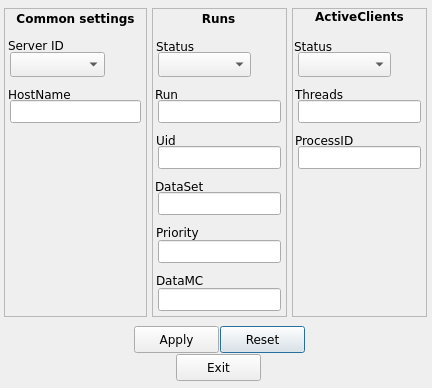
<?xml version="1.0" encoding="UTF-8"?>
<ui version="4.0">
 <class>FilterDialog</class>
 <widget class="QDialog" name="FilterDialog">
  <property name="windowModality">
   <enum>Qt::ApplicationModal</enum>
  </property>
  <property name="geometry">
   <rect>
    <x>0</x>
    <y>0</y>
    <width>432</width>
    <height>388</height>
   </rect>
  </property>
  <property name="font">
   <font>
    <family>DejaVu LGC Sans</family>
    <weight>50</weight>
    <bold>false</bold>
   </font>
  </property>
  <property name="windowTitle">
   <string>Filter settings</string>
  </property>
  <property name="modal">
   <bool>true</bool>
  </property>
  <widget class="QPushButton" name="pbReset">
   <property name="geometry">
    <rect>
     <x>220</x>
     <y>326</y>
     <width>85</width>
     <height>27</height>
    </rect>
   </property>
   <property name="text">
    <string>Reset</string>
   </property>
  </widget>
  <widget class="QPushButton" name="pbApply">
   <property name="geometry">
    <rect>
     <x>134</x>
     <y>326</y>
     <width>85</width>
     <height>27</height>
    </rect>
   </property>
   <property name="text">
    <string>Apply</string>
   </property>
  </widget>
  <widget class="QPushButton" name="pbCancel">
   <property name="geometry">
    <rect>
     <x>176</x>
     <y>354</y>
     <width>85</width>
     <height>27</height>
    </rect>
   </property>
   <property name="text">
    <string>Exit</string>
   </property>
  </widget>
  <widget class="QFrame" name="frame">
   <property name="geometry">
    <rect>
     <x>4</x>
     <y>8</y>
     <width>143</width>
     <height>309</height>
    </rect>
   </property>
   <property name="frameShape">
    <enum>QFrame::StyledPanel</enum>
   </property>
   <property name="frameShadow">
    <enum>QFrame::Raised</enum>
   </property>
   <widget class="QLabel" name="label_6">
    <property name="geometry">
     <rect>
      <x>4</x>
      <y>78</y>
      <width>137</width>
      <height>16</height>
     </rect>
    </property>
    <property name="text">
     <string>HostName</string>
    </property>
   </widget>
   <widget class="QLabel" name="label">
    <property name="geometry">
     <rect>
      <x>4</x>
      <y>26</y>
      <width>135</width>
      <height>23</height>
     </rect>
    </property>
    <property name="text">
     <string>Server ID</string>
    </property>
   </widget>
   <widget class="QLabel" name="label_4">
    <property name="geometry">
     <rect>
      <x>2</x>
      <y>2</y>
      <width>139</width>
      <height>16</height>
     </rect>
    </property>
    <property name="font">
     <font>
      <weight>75</weight>
      <bold>true</bold>
     </font>
    </property>
    <property name="text">
     <string>Common settings</string>
    </property>
    <property name="alignment">
     <set>Qt::AlignCenter</set>
    </property>
   </widget>
   <widget class="QLineEdit" name="pcHostName">
    <property name="geometry">
     <rect>
      <x>6</x>
      <y>92</y>
      <width>131</width>
      <height>23</height>
     </rect>
    </property>
   </widget>
   <widget class="QComboBox" name="pcServer">
    <property name="geometry">
     <rect>
      <x>6</x>
      <y>44</y>
      <width>95</width>
      <height>25</height>
     </rect>
    </property>
    <item>
     <property name="text">
      <string/>
     </property>
    </item>
   </widget>
  </widget>
  <widget class="QFrame" name="frame_2">
   <property name="geometry">
    <rect>
     <x>152</x>
     <y>8</y>
     <width>135</width>
     <height>309</height>
    </rect>
   </property>
   <property name="frameShape">
    <enum>QFrame::StyledPanel</enum>
   </property>
   <property name="frameShadow">
    <enum>QFrame::Raised</enum>
   </property>
   <widget class="QLabel" name="label_3">
    <property name="geometry">
     <rect>
      <x>0</x>
      <y>2</y>
      <width>133</width>
      <height>16</height>
     </rect>
    </property>
    <property name="font">
     <font>
      <weight>75</weight>
      <bold>true</bold>
     </font>
    </property>
    <property name="text">
     <string>Runs</string>
    </property>
    <property name="alignment">
     <set>Qt::AlignCenter</set>
    </property>
   </widget>
   <widget class="QLabel" name="label_7">
    <property name="geometry">
     <rect>
      <x>4</x>
      <y>30</y>
      <width>127</width>
      <height>16</height>
     </rect>
    </property>
    <property name="text">
     <string>Status</string>
    </property>
   </widget>
   <widget class="QComboBox" name="pcRunStatus">
    <property name="geometry">
     <rect>
      <x>6</x>
      <y>44</y>
      <width>93</width>
      <height>25</height>
     </rect>
    </property>
    <item>
     <property name="text">
      <string/>
     </property>
    </item>
    <item>
     <property name="text">
      <string>ToBeRerun</string>
     </property>
    </item>
    <item>
     <property name="text">
      <string>Failed</string>
     </property>
    </item>
    <item>
     <property name="text">
      <string>Processing</string>
     </property>
    </item>
    <item>
     <property name="text">
      <string>Finished</string>
     </property>
    </item>
    <item>
     <property name="text">
      <string>Unknown</string>
     </property>
    </item>
    <item>
     <property name="text">
      <string>Allocated</string>
     </property>
    </item>
    <item>
     <property name="text">
      <string>Foreign</string>
     </property>
    </item>
    <item>
     <property name="text">
      <string>Canceled</string>
     </property>
    </item>
   </widget>
   <widget class="QLabel" name="label_8">
    <property name="geometry">
     <rect>
      <x>3</x>
      <y>78</y>
      <width>129</width>
      <height>16</height>
     </rect>
    </property>
    <property name="text">
     <string>Run</string>
    </property>
   </widget>
   <widget class="QLineEdit" name="pcRunId">
    <property name="geometry">
     <rect>
      <x>6</x>
      <y>92</y>
      <width>123</width>
      <height>23</height>
     </rect>
    </property>
   </widget>
   <widget class="QLineEdit" name="pcRunDataSet">
    <property name="geometry">
     <rect>
      <x>6</x>
      <y>184</y>
      <width>123</width>
      <height>23</height>
     </rect>
    </property>
   </widget>
   <widget class="QLabel" name="label_9">
    <property name="geometry">
     <rect>
      <x>3</x>
      <y>170</y>
      <width>129</width>
      <height>16</height>
     </rect>
    </property>
    <property name="text">
     <string>DataSet</string>
    </property>
   </widget>
   <widget class="QLabel" name="label_10">
    <property name="geometry">
     <rect>
      <x>4</x>
      <y>124</y>
      <width>127</width>
      <height>16</height>
     </rect>
    </property>
    <property name="text">
     <string>Uid</string>
    </property>
   </widget>
   <widget class="QLineEdit" name="pcUid">
    <property name="geometry">
     <rect>
      <x>6</x>
      <y>138</y>
      <width>123</width>
      <height>23</height>
     </rect>
    </property>
   </widget>
   <widget class="QLabel" name="label_11">
    <property name="geometry">
     <rect>
      <x>4</x>
      <y>216</y>
      <width>129</width>
      <height>16</height>
     </rect>
    </property>
    <property name="text">
     <string>Priority</string>
    </property>
   </widget>
   <widget class="QLineEdit" name="pcPriority">
    <property name="geometry">
     <rect>
      <x>6</x>
      <y>232</y>
      <width>123</width>
      <height>23</height>
     </rect>
    </property>
    <property name="text">
     <string/>
    </property>
   </widget>
   <widget class="QLineEdit" name="pcDataMC">
    <property name="geometry">
     <rect>
      <x>6</x>
      <y>280</y>
      <width>123</width>
      <height>23</height>
     </rect>
    </property>
    <property name="text">
     <string/>
    </property>
   </widget>
   <widget class="QLabel" name="label_12">
    <property name="geometry">
     <rect>
      <x>4</x>
      <y>264</y>
      <width>129</width>
      <height>16</height>
     </rect>
    </property>
    <property name="text">
     <string>DataMC</string>
    </property>
   </widget>
  </widget>
  <widget class="QFrame" name="frame_3">
   <property name="geometry">
    <rect>
     <x>292</x>
     <y>8</y>
     <width>135</width>
     <height>309</height>
    </rect>
   </property>
   <property name="autoFillBackground">
    <bool>false</bool>
   </property>
   <property name="frameShape">
    <enum>QFrame::StyledPanel</enum>
   </property>
   <property name="frameShadow">
    <enum>QFrame::Raised</enum>
   </property>
   <widget class="QLabel" name="label_2">
    <property name="geometry">
     <rect>
      <x>2</x>
      <y>0</y>
      <width>131</width>
      <height>17</height>
     </rect>
    </property>
    <property name="font">
     <font>
      <weight>75</weight>
      <bold>true</bold>
     </font>
    </property>
    <property name="text">
     <string>ActiveClients</string>
    </property>
    <property name="alignment">
     <set>Qt::AlignCenter</set>
    </property>
   </widget>
   <widget class="QLabel" name="label_5">
    <property name="geometry">
     <rect>
      <x>2</x>
      <y>30</y>
      <width>127</width>
      <height>16</height>
     </rect>
    </property>
    <property name="text">
     <string>Status</string>
    </property>
   </widget>
   <widget class="QComboBox" name="pcClientStatus">
    <property name="geometry">
     <rect>
      <x>6</x>
      <y>44</y>
      <width>93</width>
      <height>25</height>
     </rect>
    </property>
    <item>
     <property name="text">
      <string/>
     </property>
    </item>
    <item>
     <property name="text">
      <string>Lost</string>
     </property>
    </item>
    <item>
     <property name="text">
      <string>Unknown</string>
     </property>
    </item>
    <item>
     <property name="text">
      <string>Submitted</string>
     </property>
    </item>
    <item>
     <property name="text">
      <string>Registered</string>
     </property>
    </item>
    <item>
     <property name="text">
      <string>Active</string>
     </property>
    </item>
    <item>
     <property name="text">
      <string>TimeOut</string>
     </property>
    </item>
    <item>
     <property name="text">
      <string>Killed</string>
     </property>
    </item>
   </widget>
   <widget class="QLineEdit" name="pcThreads">
    <property name="geometry">
     <rect>
      <x>6</x>
      <y>92</y>
      <width>123</width>
      <height>23</height>
     </rect>
    </property>
   </widget>
   <widget class="QLabel" name="label_13">
    <property name="geometry">
     <rect>
      <x>3</x>
      <y>78</y>
      <width>129</width>
      <height>16</height>
     </rect>
    </property>
    <property name="text">
     <string>Threads</string>
    </property>
   </widget>
   <widget class="QLineEdit" name="pcProcessID">
    <property name="geometry">
     <rect>
      <x>6</x>
      <y>138</y>
      <width>123</width>
      <height>23</height>
     </rect>
    </property>
   </widget>
   <widget class="QLabel" name="label_14">
    <property name="geometry">
     <rect>
      <x>3</x>
      <y>124</y>
      <width>129</width>
      <height>16</height>
     </rect>
    </property>
    <property name="text">
     <string>ProcessID</string>
    </property>
   </widget>
  </widget>
 </widget>
 <resources/>
 <connections/>
</ui>
